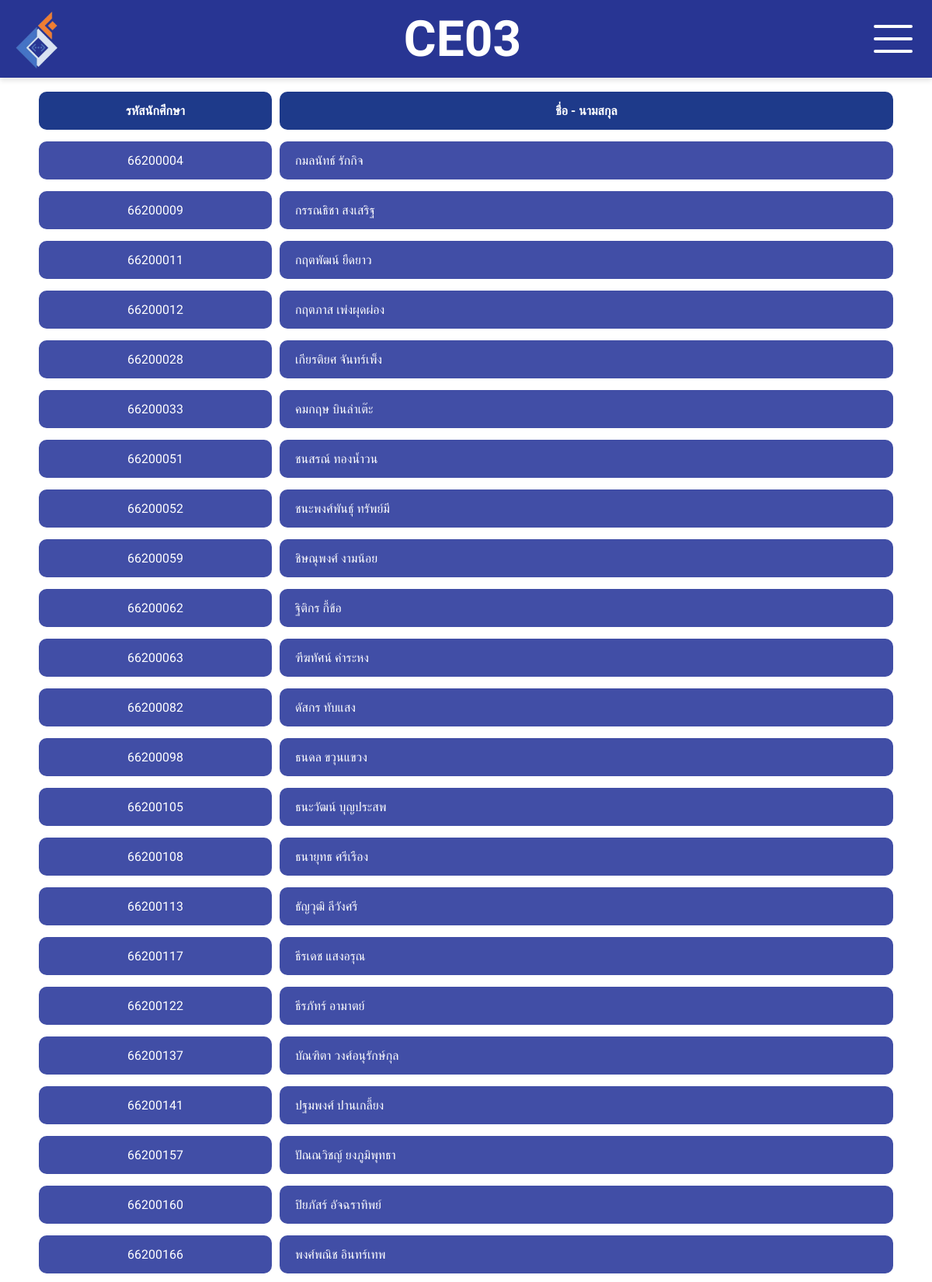
Page /students/ce02/ (upper part) on the committed database.
### app_students/models.py (models this page shows, shortened)
class GoogleSheetData(models.Model):
    D = models.IntegerField()
    email = models.EmailField()
    years = models.IntegerField(null=True, blank=True)
    student_id = models.CharField(max_length=255)
    title = models.CharField(max_length=255)
    name = models.CharField(max_length=255)
    nickname = models.CharField(max_length=255)
    gender = models.CharField(max_length=255)
    phone = models.CharField(max_length=255)

### app_students/views.py (the view)
# urls.py: path('ce02/', views.ce02s, name='ce02s'),
def ce02s(request):
    ce02s = GoogleSheetData.objects.all()
    return render(request, 'app_students/ce02s.html',{'ce02s':ce02s})

### app_students/templates/app_students/ce02s.html (shortened to what this page needs)
{% load static %}
{% block content %}
<div style="height: 30px; width: 100%"></div>
<nav class="navbar">
  <div class="logo">
    <a href="{% url 'home' %}">
      <img src="{% static 'img/picture/Logo_ce.png' %}" alt="CE Logo" />
    </a>
  </div>
  <div class="">
    <a href="{% url 'home' %}" style="color: white; text-decoration: none;">CE03</a>
  </div>
  <div class="hamburger" onclick="toggleMenu()">
    <div></div>
    <div></div>
    <div></div>
  </div>
</nav>
<h1
  style="
    text-align: center;
    color: #ffff;
    margin-bottom: 20px;
    font-family: 'Sarabun', sans-serif;
  "
>
</h1>
<div
  style="
    width: 100%;
    margin: auto;
    padding: 30px;
    font-family: 'Sarabun', sans-serif;
  "
>
  <div style="display: flex; padding: 0px 20px; gap: 10px">
    <div
      style="
        display: inline-block;
        background: #1e3a8a;
        color: white;
        padding: 15px 20px;
        border-radius: 10px;
        width: 300px;
        font-weight: bold;
        text-align: center;
      "
    >
      รหัสนักศึกษา
    </div>
    <div
      style="
        flex: 1;
        text-align: center;
        background: #1e3a8a;
        color: white;
        padding: 15px 20px;
        border-radius: 10px;
        font-weight: bold;
      "
    >
      ชื่อ - นามสกุล
    </div>
  </div>
  <div style="border-radius: 0 0 10px 10px">
    {% for item in ce02s %}
    {% if item.years == 2 %}
    <div style="display: flex; margin: 15px 20px; gap: 10px">
      <div
        style="
          display: inline-block;
          background: #414ea6;
          color: white;
          padding: 15px 20px;
          border-radius: 10px;
          width: 300px;
          text-align: center;
        "
      >
        <a
          href="#"
          onclick="event.preventDefault(); showPopup('{{ item.student_id }}', '{{ item.name }}', '{{ item.gender }}', '{{ item.email }}', '{{ item.nickname }}', '{{ item.phone }}', '{{ item.years }}')"
          style="color: white; text-decoration: none"
        >
          {{ item.student_id }}
        </a>
      </div>
      <div
        style="
          flex: 1;
          background: #414ea6;
          color: white;
          padding: 15px 20px;
          border-radius: 10px;
        "
      >
        <a
          href="#"
          onclick="event.preventDefault(); showPopup('{{ item.student_id }}', '{{ item.name }}', '{{ item.gender }}', '{{ item.email }}', '{{ item.nickname }}', '{{ item.phone }}', '{{ item.years }}')"
          style="color: white; text-decoration: none"
        >
          {{ item.name }}
        </a>
      </div>
    </div>
    {% endif %}
    {% empty %}
    <div style="padding: 20px; text-align: center; color: red;">
      ไม่พบนักศึกษาชั้นปีที่ 2
    </div>
    {% endfor %}
  </div>
</div>
{% endblock content %}

### app_students/templates/app_students/ce02s.html (style rules this page uses)
* { margin: 0; padding: 0; box-sizing: border-box; }
.navbar { position: fixed; top: 0; width: 100%; display: flex; justify-content: space-between; gap: 10px; align-items: center; color: white; font-size: 64px; font-weight: 700; background-color: #283593; padding: 10px 0; height: 100px; z-index: 999; box-shadow: 0 4px 6px rgba(0, 0, 0, 0.1); }
.navbar a { color: white; text-decoration: none; }
.logo { padding: 0 0 0 10px; }
.logo a img { object-fit: cover; height: 80px; }
.hamburger { width: 100px; padding: 10px; display: flex; flex-direction: column; justify-content: center; align-items: center; cursor: pointer; }
.hamburger div { border-radius: 100vw; width: 50px; height: 4px; background-color: white; margin: 6px 0; }
body, h1, div, p, a, span { font-family: "Sarabun", sans-serif; }

### rows in the picture
GoogleSheetData: student_id "66200004", name "กมลนัทธ์ รักกิจ"
GoogleSheetData: student_id "66200009", name "กรรณธิชา สงเสริฐ"
GoogleSheetData: student_id "66200011", name "กฤตพัฒน์ ยืดยาว"
GoogleSheetData: student_id "66200012", name "กฤตภาส เพ่งผุดผ่อง"
GoogleSheetData: student_id "66200028", name "เกียรติยศ จันทร์เพ็ง"
GoogleSheetData: student_id "66200033", name "คมกฤษ บินล่าเต๊ะ"
GoogleSheetData: student_id "66200051", name "ชนสรณ์ ทองน้ำวน"
GoogleSheetData: student_id "66200052", name "ชนะพงศ์พันธุ์ ทรัพย์มี"
GoogleSheetData: student_id "66200059", name "ชิษณุพงศ์ งามน้อย"
GoogleSheetData: student_id "66200062", name "ฐิติกร กี้ข้อ"
GoogleSheetData: student_id "66200063", name "ฑีฆทัศน์ คำระหง"
GoogleSheetData: student_id "66200082", name "ดัสกร ทับแสง"
GoogleSheetData: student_id "66200098", name "ธนดล ขวุนแขวง"
GoogleSheetData: student_id "66200105", name "ธนะวัฒน์ บุญประสพ"
GoogleSheetData: student_id "66200108", name "ธนายุทธ ศรีเรือง"
GoogleSheetData: student_id "66200113", name "ธัญวุฒิ ลีวังศรี"
GoogleSheetData: student_id "66200117", name "ธีรเดช แสงอรุณ"
GoogleSheetData: student_id "66200122", name "ธีรภัทร์ อามาตย์"
GoogleSheetData: student_id "66200137", name "บัณฑิตา วงศ์อนุรักษ์กุล"
GoogleSheetData: student_id "66200141", name "ปฐมพงศ์ ปานเกลี้ยง"
GoogleSheetData: student_id "66200157", name "ปัณณวิชญ์ ยงภูมิพุทธา"
GoogleSheetData: student_id "66200160", name "ปิยภัสร์ อัจฉราทิพย์"
GoogleSheetData: student_id "66200166", name "พงศ์พณิช อินทร์เทพ"
